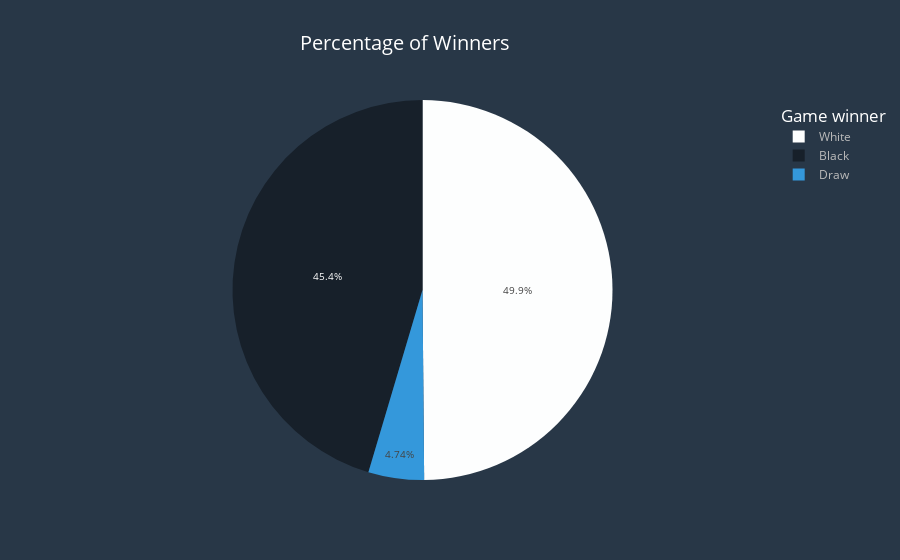

The cell this chart's notebook holds for it:
### Markdown cell above
### <span style="color:red"> What is the precentage of games wins by each player?

### Code cell
fig=px.pie(df["winner"].value_counts(),names=df["winner"].value_counts().index,values=df["winner"].value_counts().values,
           title="Percentage of Winners",
            color_discrete_sequence=["#FDFEFE","#17202A"," #3498DB"],
           labels={"names":"Player","values":"Num of Games"}
      )
fig.update_layout(
title_font_color="#fff",paper_bgcolor="#283747",title_font_size=20,title_x=.45,font_color="#bbb",
    plot_bgcolor="#D0D3D4",legend_title_font_size=17,legend_title_font_color="#fff",
    legend_title_text="Game winner")
fig.update_yaxes(showgrid=False,visible=False,title="percent of commencts")
fig.update_xaxes(tickfont_size=9)
fig.update_traces(textfont_size=10)
fig.show()

### Figure 1 — Plotly figure (JSON) as saved in the notebook; plotly's stock layout.template omitted (floating-point values rounded to 4 significant figures)
{"data": [{"domain": {"x": [0.0, 1.0], "y": [0.0, 1.0]}, "hovertemplate": "Player=%{label}<br>Num of Games=%{value}<extra></extra>", "labels": ["White", "Black", "Draw"], "legendgroup": "", "name": "", "showlegend": true, "textfont": {"size": 10}, "type": "pie", "values": [10001, 9107, 950]}], "layout": {"font": {"color": "#bbb"}, "legend": {"title": {"font": {"color": "#fff", "size": 17}, "text": "Game winner"}, "tracegroupgap": 0}, "paper_bgcolor": "#283747", "piecolorway": ["#FDFEFE", "#17202A", " #3498DB"], "plot_bgcolor": "#D0D3D4", "title": {"font": {"color": "#fff", "size": 20}, "text": "Percentage of Winners", "x": 0.45}, "xaxis": {"tickfont": {"size": 9}}, "yaxis": {"showgrid": false, "title": {"text": "percent of commencts"}, "visible": false}}}
